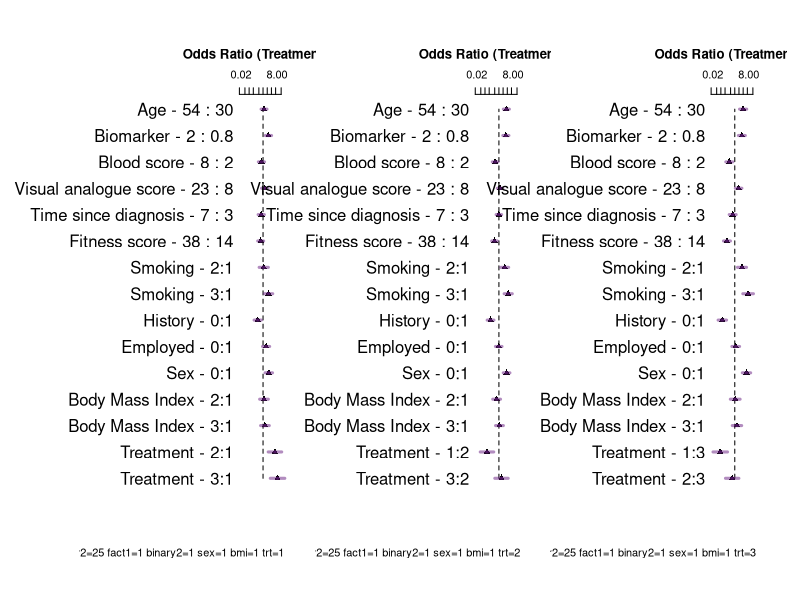
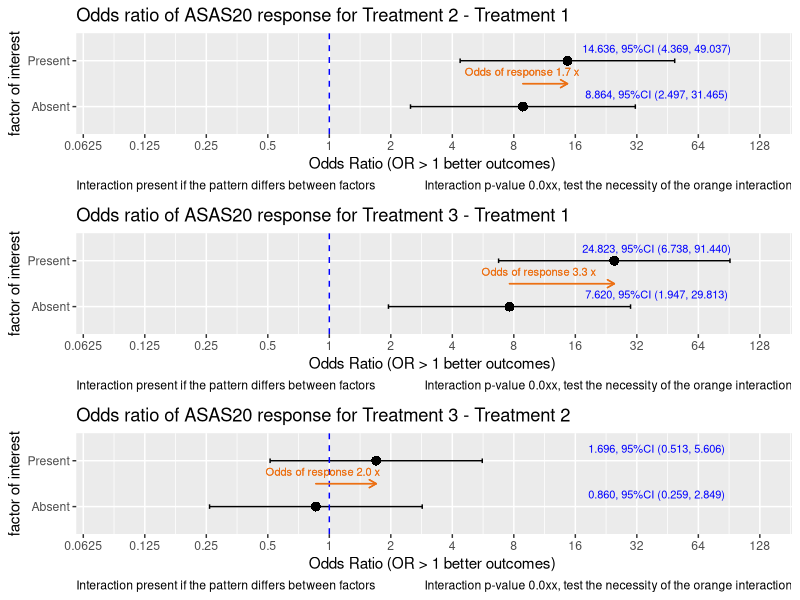
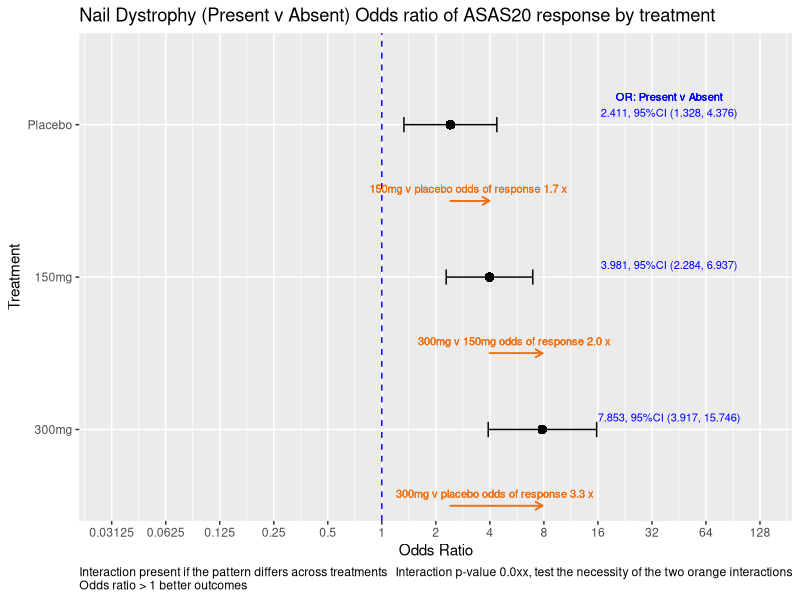

R code for these plots, in order:
## ---- chunk 1

    set.seed(1234)
    library(rms)          # automatically engages rms(Hmisc)
    library(tidyverse)
    library(kableExtra) 
    library(knitr) 
    library(reshape)
    library(rms)
    library(ggplot2)
    require(gridExtra)

    knitrSet(lang='markdown', w=7, h=7, dev='svg', fig.path='folder/')
    options(prType='html')
    options(width=200)
    
    # format function 
       formatz <- function(x){
          if (!is.na(x)  ) {
            sprintf(x, fmt = '%#.1f')  
           }
       }
     
    options(max.print=1000000)    
    options(scipen=999)
    
    ## convenience functions
    p0 <- function(x) {formatC(x, format="f", digits=1)}
    p1 <- function(x) {formatC(x, format="f", digits=1)}
    p2 <- function(x) {formatC(x, format="f", digits=2)}
    p3 <- function(x) {formatC(x, format="f", digits=3)}
    p4 <- function(x) {formatC(x, format="f", digits=4)}
    p5 <- function(x) {formatC(x, format="f", digits=5)}
    
    logit <-     function(p) log(1/(1/p-1))
    expit <-     function(x) 1/(1/exp(x) + 1)
    inv_logit <- function(logit) exp(logit) / (1 + exp(logit))
    is.even <-   function(x){ x %% 2 == 0 }                       # function to id. odd maybe useful
    options(width=200)


## ---- chunk 2

    # select the design to simulate
    Design = "Treatment interacts with all variables" 
    #Design = "Treatment interacts with smoking only" 
    #Design = "No-interaction logit-additive model"
    
    # coefficients on log odds scale
    
    intercept <- -3
    n=1000
    v1 = 1
    v2 = 1/(65-18)
    v3 = 0.4
    v4 = 0
    v5 = 1/3
    v6 = -.5/10
    v7 = 0.25/30
    v8 = -.1/10
    v9 = -1/50
    v10 = log(2)
    v11 = -log(1)
    v12 = log(0.5)
    
    #~~~~~~~~~~~~~~~~~~~~~~~~~~~~~~~~~~~~~~~~~~~~~~~~~~~~~~~~~~~~~~~~~~~~~~~~~~~~~~~~~
    randomi <- runif(n)    # this determines Y=1 later, 
    #~~~~~~~~~~~~~~~~~~~~~~~~~~~~~~~~~~~~~~~~~~~~~~~~~~~~~~~~~~~~~~~~~~~~~~~~~~~~~~~~~
    
    trt.coef       <-  v1     # log odds ratio so 1 -> 2.718, so 1 is LARGE
    age.coef       <-  v2     # log odds of 1 over the age range
    smoke.coef     <-  v3     # this is odds of 1.5
    bmi.coef       <-  v4     # this is an odds of 1..50:50
    covar3.coef    <-  v5     # log odds 1 over range of 3
    covar1.coef    <-  v6     # log odds -.05 per unit change
    vas.coef       <-  v7     # log odds .008 per unit change. log odds .25 over 30 units odds 1.27
    time.coef      <-  v8     # log odds -.01 per year, log odds -.1 over 10 years or odds .90
    covar2.coef    <-  v9     # log odds 0.02 per unit, log odds 1 over 50 units or odds 2.7
    fact1.coef     <-  v10    # log odds 0.693 per change in binary, or odds of 2   
    binary2.coef   <-  v11    # log odds 0 per change in binary, or odds of 1  
    sex.coef       <-  v12    # log odds -0.693 per change in binary, or odds of .5  
    
    # made up data structure 
    trt      <- sample(1:3,   n, replace=TRUE)      # trt 3 levels
    age      <- sample(18:65, n, replace=TRUE)      # continuous
    bmi      <- sample(1:3,   n, replace=TRUE)      # assume 3 equal groups
    smoking  <- sample(1:3,   n, replace=TRUE)      # categorical assume 3 equal groups
    covar3   <- round(runif(n,0,3),2)
    covar1   <- round(runif(n,0,10),2)
    vas      <- sample(1:30, n, replace=TRUE)
    time     <- round(runif(n,0,10),2)              # years
    covar2   <- sample(1:50, n, replace=TRUE)
    fact1    <- sample(0:1,  n, replace=TRUE)
    binary2  <- sample(0:1,  n, replace=TRUE)
    sex      <- sample(0:1,  n, replace=TRUE)


## ---- chunk 3

#~~~~~~~~~~~~~~~~~~~~~~~~~~~~~~~~~~~~~~~~~~~~~~~~~~~~~~~~~~~~~~~~~~~~~~~~~~~~~~~~~~~~~~~~~~~~~~~~~~~~~~~~~~~~~~~~~~~~~~~~~~~~linear predictor
if ( ( Design) == "Treatment interacts with all variables" )  {
  
  lp = intercept + trt*trt.coef*(smoking*smoke.coef   +   age*age.coef  + bmi*bmi.coef   + covar3*covar3.coef +
                                   covar1*covar1.coef +   vas*vas.coef  + time*time.coef + covar2*covar2.coef +
                                   fact1*fact1.coef   +
                                   binary2*binary2.coef + sex*sex.coef) 
  
  
}   else if ( ( Design ) == "Treatment interacts with smoking only" ) {    
  
  # truth  only smoking interacts  with trt
  lp = intercept + (trt*trt.coef*smoking*smoke.coef)   +   age*age.coef   + bmi*bmi.coef + covar3*covar3.coef +
    covar1*covar1.coef  + vas*vas.coef   + time*time.coef + covar2*covar2.coef + fact1*fact1.coef +
    binary2*binary2.coef + sex*sex.coef
  
  
}   else if ( ( Design) == "No-interaction logit-additive model" ) {  
  
  # truth no interactions
  lp = intercept + trt*trt.coef + smoking*smoke.coef + age*age.coef  + bmi*bmi.coef  + covar3*covar3.coef  +
    covar1*covar1.coef + vas*vas.coef  + time*time.coef + covar2*covar2.coef + fact1*fact1.coef +
    binary2*binary2.coef + sex*sex.coef
}

y <- ifelse(randomi < plogis(lp), 1, 0)   # one liner  randomi object is necessary for R shiny only



## ---- chunk 4


    datx <- data.frame(cbind(y,  trt ,smoking,  age, covar3, covar1, vas, time, covar2, fact1, binary2, sex, bmi))
    
    da <-  datx 
    
    da$trt <-     factor(da$trt)
    da$smoking <- factor(da$smoking)
    da$fact1 <-   factor(da$fact1)
    da$binary2 <- factor(da$binary2)
    da$sex <-     factor(da$sex)
    da$bmi <-     factor(da$bmi)
    
    # labels for forest plots
    label(da$age)                <- 'Age'                       
    label(da$trt)                <- 'Treatment'
    label(da$bmi)                <- 'Body Mass Index'
    label(da$smoking)            <- 'Smoking'
    label(da$covar3)             <- 'Biomarker'
    label(da$covar1)             <- 'Blood score'
    label(da$vas)                <- 'Visual analogue score'
    label(da$time)               <- 'Time since diagnosis'
    label(da$covar2)             <- 'Fitness score'
    label(da$fact1)              <- "History"
    label(da$binary2)            <- "Employed"
    label(da$sex)                <- 'Sex'
    
    dd <<- datadist(da)
    options(datadist="dd")


## ---- chunk 5

# RUN REGRESSONS
    A<-lrm(y~   trt * (smoking  + age  + bmi + covar3 + covar1 + vas + time + covar2 + fact1 + binary2 +sex),da, y=TRUE ,x=TRUE)  # all interact with trt
    B<-lrm(y~  (trt *  smoking) + age  + bmi + covar3 + covar1 + vas + time + covar2 + fact1 + binary2 +sex, da, y=TRUE, x=TRUE)  # smoking * trt only
    C<-lrm(y~   trt +  smoking  + age +  bmi + covar3 + covar1 + vas + time + covar2 + fact1 + binary2 +sex, da, y=TRUE, x=TRUE)  # main effect
  
## ---- chunk 6
  #~~~~~~~~~~~~~~~~~~~~~~~~~~~~~~~~~~~~~~~~~~~~~~~~~~~~~~~~~~~~~~~~~~~~~~~~~~~~~~~~~~~~~~~~~~~~~~~~~~~~~~~~~~~~~
  # LRTESTS
  #~~~~~~~~~~~~~~~~~~~~~~~~~~~~~~~~~~~~~~~~~~~~~~~~~~~~~~~~~~~~~~~~~~~~~~~~~~~~~~~~~~~~~~~~~~~~~~~~~~~~~~~~~~~~~
   
  
  lrtest( A, C)
   
## ---- chunk 7
   
  (A1 <- summary(A, smoking=1, age, covar3, covar1, vas, time, covar2, fact1, binary2, sex, bmi=1, trt=1, est.all=FALSE, vnames=c( "labels")))
  
  (A2 <- summary(A, smoking=1, age, covar3, covar1, vas, time, covar2, fact1, binary2, sex, bmi=1, trt=2, est.all=FALSE, vnames=c( "labels")))
  
  (A3 <- summary(A, smoking=1, age, covar3, covar1, vas, time, covar2, fact1, binary2, sex, bmi=1, trt=3, est.all=FALSE, vnames=c( "labels")))

 
## ---- chunk 8

  par(mfrow=c(1,3)) 
  
  par(oma=c(3,6,1,1)) 
  
  options(digits=1)
  
  plot(summary(A, smoking=1, age, covar3, covar1, vas, time, covar2, fact1, binary2, sex, bmi=1, trt=1, est.all=FALSE, vnames=c( "labels")), 
       log=TRUE, xlim=c(log(.01),log(40)),
       q=c(  0.95 ), at=c(.02,0.05,.1,.2,.5,1,2,4,8,20), lwd=3, pch=17,
       col=   rgb(red=.4,green=.1,blue=.5,alpha=c(.5,.3,.2)),
       col.points='black', cex=1, main= "Odds Ratio (Treatment 1)", cex.main=1.8
  )
  
  plot(summary(A, smoking=1, age, covar3, covar1, vas, time, covar2, fact1, binary2, sex, bmi=1, trt=2, est.all=FALSE, vnames=c( "labels")), 
       log=TRUE, xlim=c(log(.01),log(40)),
       q=c(  0.95 ), at=c(.02,0.05,.1,.2,.5,1,2,4,8,20), lwd=3, pch=17,
       col=   rgb(red=.4,green=.1,blue=.5,alpha=c(.5,.3,.2)),
       col.points='black', cex=1, main= "Odds Ratio (Treatment 2)", cex.main=1.8
  )
  
  plot(summary(A, smoking=1, age, covar3, covar1, vas, time, covar2, fact1, binary2, sex, bmi=1, trt=3, est.all=FALSE, vnames=c( "labels")), 
       log=TRUE, xlim=c(log(.01),log(40)),
       q=c(  0.95 ), at=c(.02,0.05,.1,.2,.5,1,2,4,8,20), lwd=3, pch=17,
       col=   rgb(red=.4,green=.1,blue=.5,alpha=c(.5,.3,.2)),
       col.points='black', cex=1, main= "Odds Ratio (Treatment 3)", cex.main=1.8
  )
  
  par(mfrow=c(1,1))


## ---- chunk 9

  options(digits=6)
  k1 <- contrast(A, list(fact1=c(0,1), trt=c(2)), list(fact1=c(0,1), trt=c(1)) , fun=exp) 
  z1 <- print(k1, X=TRUE)   
  
  k2 <- contrast(A, list(fact1=c(0,1), trt=c(3)), list(fact1=c(0,1), trt=c(1)) , fun=exp) 
  z2 <- print(k2, X=TRUE)   
  
  k3 <- contrast(A, list(fact1=c(0,1), trt=c(3)), list(fact1=c(0,1), trt=c(2)) , fun=exp) 
  z3 <- print(k3, X=TRUE)   


## ---- chunk 10
 
int.plot <- function(k1, factor.="factor of interest",
                     effect="Treatment 2 - Treatment 1", 
                     first.grp="Absent", 
                     second.grp="Present") {
  
  zz <- k1
  # log scale
  Scorex=as.vector(zz$Contrast)
  lbx =  as.vector(zz$Lower)
  ubx =  as.vector(zz$Upper)
  
  df.plot <- data.frame(x=c(effect,effect),
                        factor.=c(first.grp,second.grp ),
                        Score=exp(Scorex),
                        lb = exp(lbx),
                        ub =exp(ubx))
  
  df.plot$factor. = factor(df.plot$factor., 
                           levels = c(first.grp,second.grp ))
   
  
  gp <- ggplot(df.plot, aes(x=factor., y=log(Score), fill="black", group=x))
  gg <- gp + #geom_line(aes(linetype=x), size=.6) + 
    geom_point(aes(shape=x), size=3) + 
    geom_errorbar(aes(ymax=log(ub), ymin=log(lb)), width=.1) +
    theme(legend.position="none") + ylab("Odds Ratio (OR > 1 better outcomes) ") + xlab(factor.) +
    
    geom_hline(yintercept=log(1), linetype="dashed", color = "blue") +
    
    scale_y_continuous(
      breaks= log(c(1/32,1/16,1/8, 1/4,1/2,  1, 2, 4 ,8, 16,32,64, 128) )  ,  
      limits = c(log(1/12),log(128)),  
      labels=     c(1/32,1/16,1/8, 1/4,1/2,  1, 2, 4 ,8, 16,32,64,128)
    ) +
    
    coord_flip() +
    
    geom_text(aes(   
      y=log(40),
      label = paste0(p3(Score),", 95%CI (" ,p3(lb),", ",p3(ub), ")"), 
      vjust=-1.0), size=2.8, color='blue') +
    
    ggtitle( paste0("Odds ratio of ASAS20 response for ", effect) )
  
  
    gg <- gg + labs(caption = c("Interaction p-value 0.0xx, test the necessity of the orange interaction", 
                              "Interaction present if the pattern differs between factors")) + 
    theme(plot.caption = element_text(hjust=c(1, 0)))
  
  # Add text and arrows
  i <- gg + geom_segment(
    x = 1.5, y =  Scorex[1],
    xend = 1.5, yend =  Scorex[2],
    lineend = "round", # See available arrow types in example above
    linejoin = "round",
    size = .5, 
    arrow = arrow(length = unit(0.2, "cm")),
    colour = "#EC7014" # Also accepts "red", "blue' etc
  ) 
  
  k <- i + geom_text( aes(
    x = 1.5, y = (Scorex[1]+Scorex[2])/2,
    label = paste0("Odds of response ",p0(exp(   max(Scorex[2],Scorex[1]) -  min(Scorex[2],Scorex[1])  ))," x"), 
    group = NULL,
    vjust = -1, #.3
    hjust = .7 #1
  ), size=2.8 , color="#EC7014") 
   
}


## ---- chunk 11

#~~~~~~~~~~~~~~~~~~~~~~~~~~~~~~~~~~~~~~~~~~~~~~~~~~~~~~~~~~~~~~~~~~~~~~~~~~~~~~~~~~~~~~~~~~
  age.=sample(30:80,1)  # showing it is the interaction that counts.
  
  options(digits=6)
  k1 <- contrast(A, list(fact1=c(0,1),age=age., trt=c(2)), list(fact1=c(0,1), age=age.,trt=c(1)) , fun=exp) 
  z1 <- print(k1, X=TRUE)   
  
  k2 <- contrast(A, list(fact1=c(0,1), age=age.,trt=c(3)), list(fact1=c(0,1), age=age.,trt=c(1)) , fun=exp) 
  z2 <- print(k2, X=TRUE)   
  
  k3 <- contrast(A, list(fact1=c(0,1), age=age.,trt=c(3)), list(fact1=c(0,1), age=age.,trt=c(2)) , fun=exp) 
  z3 <- print(k3, X=TRUE)   
 
#~~~~~~~~~~~~~~~~~~~~~~~~~~~~~~~~~~~~~~
# execute function
  p1x <- int.plot(k1, factor.="factor of interest",
                  effect="Treatment 2 - Treatment 1", 
                  first.grp="Absent", 
                  second.grp="Present") 
  
  
  p2x <- int.plot(k2, factor.="factor of interest",
                  effect="Treatment 3 - Treatment 1", 
                  first.grp="Absent", 
                  second.grp="Present") 
  
  
  p3x <-int.plot(k3, factor.="factor of interest",
                 effect="Treatment 3 - Treatment 2", 
                 first.grp="Absent", 
               second.grp="Present") 

## ---- chunk 12

# its only the orange that is important. And will not change if other values in model are altered.
# the actual OR will change if the covariates change, but the same amount in both levels.
# should mention the values that are held constant!
grid.arrange(p1x,p2x,p3x)
# A
# lrtest(A,C)
# anova(A)
 

## ---- chunk 13

  # now try the original approach
  age.=sample(30:80,1)  # showing it is the interaction that counts.
  
  options(digits=6)
  k1 <- contrast(A, list(fact1=c(1),age=age., trt=c(1)), list(fact1=c(0), age=age.,trt=c(1)) , fun=exp) 
  z1 <- print(k1, X=TRUE)   
  
  k2 <- contrast(A, list(fact1=c(1), age=age.,trt=c(2)), list(fact1=c(0), age=age.,trt=c(2)) , fun=exp) 
  z2 <- print(k2, X=TRUE)   
  
  k3 <- contrast(A, list(fact1=c(1),  age=age.,trt=c(3)), list(fact1=c(0),  age=age.,trt=c(3)) , fun=exp) 
  z3 <- print(k3, X=TRUE)   

  
  
  
# with(da,addmargins(table(trt, fact1)))               # all
# with(da[da$y==1 ,],addmargins(table(trt, fact1)))[]  # response
# with(da[da$y==0 ,],addmargins(table(trt, fact1)))[]  # non response
# 
# 
# # responders in trt 1 by fact1
# with(da[da$y==1 & da$trt==1,],addmargins(table(trt, fact1)))[1,]
# # non responders in trt 1
# with(da[da$y==0 & da$trt==1,],addmargins(table(trt, fact1)))[1,]
#   
  
  
## ---- chunk 14
  
  zz<-rbind(k1,k2,k3)
  zz<-zz[,c("Contrast","Lower","Upper")]
  zz<- unlist(zz)
  zz<-matrix(zz, nrow=3, ncol=3)
  zz<-as.data.frame(zz)
  names(zz) <-c("Score","lb","ub")
  zz<-data.frame(zz)
  zze <- exp(zz)

  df.plot <- data.frame(x=c("Treatment","Treatment", "Treatment"),
                        factor.=c("Placebo","150mg","300mg"),
                        Score=exp(zz$Score),
                        lb = exp(zz$lb),
                        ub =exp(zz$ub))
   
 # df.plot$factor. = factor(df.plot$factor., levels = c("Placebo","150mg","300mg"))
  df.plot$factor. = factor(df.plot$factor., levels = c("300mg", "150mg", "Placebo"))
 
#~~~~~~~~~~~~~~~~~~~~~~~~~~~~~~~~~~~~~~~~~~~~~~~~~~~~~~~~~~~~~~~~~~~~~~~~~~~~~~~~~~~~~~~~~~~~~~ 
 
  gp <- ggplot(df.plot, aes(x=factor., y=log(Score), fill="black", group=x))
  gg <- gp + #geom_line(aes(linetype=x), size=.6) + 
    geom_point(aes(shape=x), size=3) + 
    geom_errorbar(aes(ymax=log(ub), ymin=log(lb)), width=.1) +
    theme(legend.position="none") + ylab("Odds Ratio") + xlab("Treatment") +
    
    geom_hline(yintercept=log(1), linetype="dashed", color = "blue") +
    
    scale_y_continuous(
      breaks= log(c(1/64,1/32,1/16,1/8, 1/4,1/2,  1, 2, 4 ,8, 16,32,64, 128) )  ,  
      limits = c(log(1/32),log(128)),  
      labels=     c(1/64,1/32,1/16,1/8, 1/4,1/2,  1, 2, 4 ,8, 16,32,64,128)
    ) +
    
    coord_flip() +
   
    geom_text(aes(  y=log(40) ,label = paste0(p3(zze$Score),", 95%CI (" ,p3(zze$lb),", ",p3(zze$ub), ")"), 
                    vjust=-1.0), size=2.8, color='blue') +
     
    ggtitle( "Nail Dystrophy (Present v Absent) Odds ratio of ASAS20 response by treatment") 
  
    gg <- gg + labs(caption = c("Interaction p-value 0.0xx, test the necessity of the two orange interactions", "Interaction present if the pattern differs across treatments\nOdds ratio > 1 better outcomes")) + 
    theme(plot.caption = element_text(hjust=c(1, 0)))
   
    ## add arrows
  i <- gg + geom_segment(
    x = 2.5, y =  zz$Score[1],
    xend = 2.5, yend =  zz$Score[2],
    lineend = "round", # See available arrow types in example above
    linejoin = "round",
    size = .5, 
    arrow = arrow(length = unit(0.2, "cm")),
    colour = "#EC7014" # Also accepts "red", "blue' etc
  ) 
  
  ## add arrows
  j <- i + geom_segment(
    x = 1.5, y =  zz$Score[2],
    xend = 1.5, yend =  zz$Score[3],
    lineend = "round", # See available arrow types in example above
    linejoin = "round",
    size = .5, 
    arrow = arrow(length = unit(0.2, "cm")),
    colour = "#EC7014" # Also accepts "red", "blue' etc
  ) 
  
  ## add text to accompany arrow
  k <- j + geom_text( aes(
    x = 2.5, y = (zz$Score[1]+zz$Score[2])/2,
    label = paste0("150mg v placebo odds of response ",
                   p0(exp(   max(zz$Score[2],zz$Score[1]) -  min(zz$Score[2],zz$Score[1])  ))," x "), 
    group = NULL,
    vjust = -1, #.3
    hjust = .5
  ), size=2.8 , color="#EC7014") 
  
  ## add text to accompany arrow
  m <- k + geom_text( aes(
    x = 1.5, y = ((zz$Score[2]+zz$Score[3])/2),
    label = paste0("300mg v 150mg odds of response ",
                   p0(exp(   max(zz$Score[3],zz$Score[2]) -  min(zz$Score[3],zz$Score[2])  ))," x "), 
    group = NULL,
    vjust = -1,
    hjust = .5
  ), size=2.8 , color="#EC7014") 
  
  # add text
  n <- m + geom_text( aes(
    x = 3, y = log(40),
    label = "OR: Present v Absent", 
    group = NULL,
    vjust = - 3, #.3
    hjust = .5 #1
  ), size=2.8 , color="blue") 
  
  
   q <- n + geom_text( aes(
    x = 0.5, y = ((zz$Score[1]+zz$Score[3])/2),
    label = paste0("300mg v placebo odds of response ",
                   p0(exp(   max(zz$Score[3],zz$Score[1]) -  min(zz$Score[3],zz$Score[1])  ))," x "), 
    group = NULL,
    vjust = -1,
    hjust = .5
  ), size=2.8 , color="#EC7014") 
   
   
     
  ## add arrows
  r <- q + geom_segment(
    x = 0.5, y =  zz$Score[1],
    xend = 0.5, yend =  zz$Score[3],
    lineend = "round", # See available arrow types in example above
    linejoin = "round",
    size = .5, 
    arrow = arrow(length = unit(0.2, "cm")),
    colour = "#EC7014" # Also accepts "red", "blue' etc
  ) 
  
  
  
## ---- chunk 15
  
  r


## ---- chunk 16
  
  A


## ---- chunk 17
  
     x <- anova(A, india=FALSE, vnames='labels' )
    print(x, which=c( 'subscripts' ))
    
## ---- chunk 18
